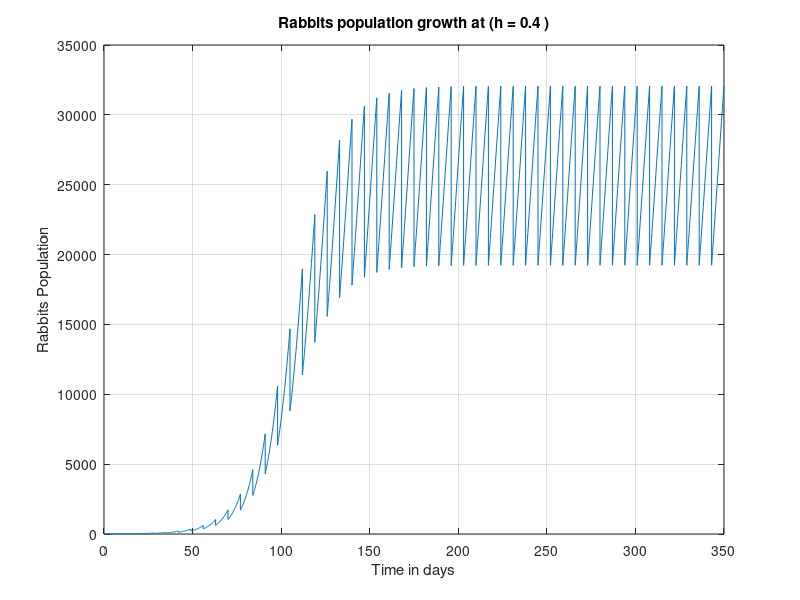

Source code (MATLAB):


r = 0.15;
k = 50000;
F = @(t,y)(r.*y(1).*(1-(y(1)/k)));
t0 = 0;
reps = 50;
tau=7;
x0 = 5;
tq=[];
xq=[];
mq=[];
h = 0.4;
%0.65 stable

for i = 1:reps
    tspan=[t0 t0+tau];
    [t x] = ode45(F,tspan,x0);
    n = length(x);
    x0=x(n,:);

    x0 = (1-h).*x(n,1);
     tf=t(n);
 tq=[tq;t(1:n)];
 xq=[xq;x((1:n),:)];
 mq=[mq;mean(x)];
 t0=tf;
end

plot(tq,xq(:,1))
ylabel('Rabbits Population')
title('Rabbits population growth at (h = 0.4 )')
grid on 
hold on 
xlabel('Time in days')



